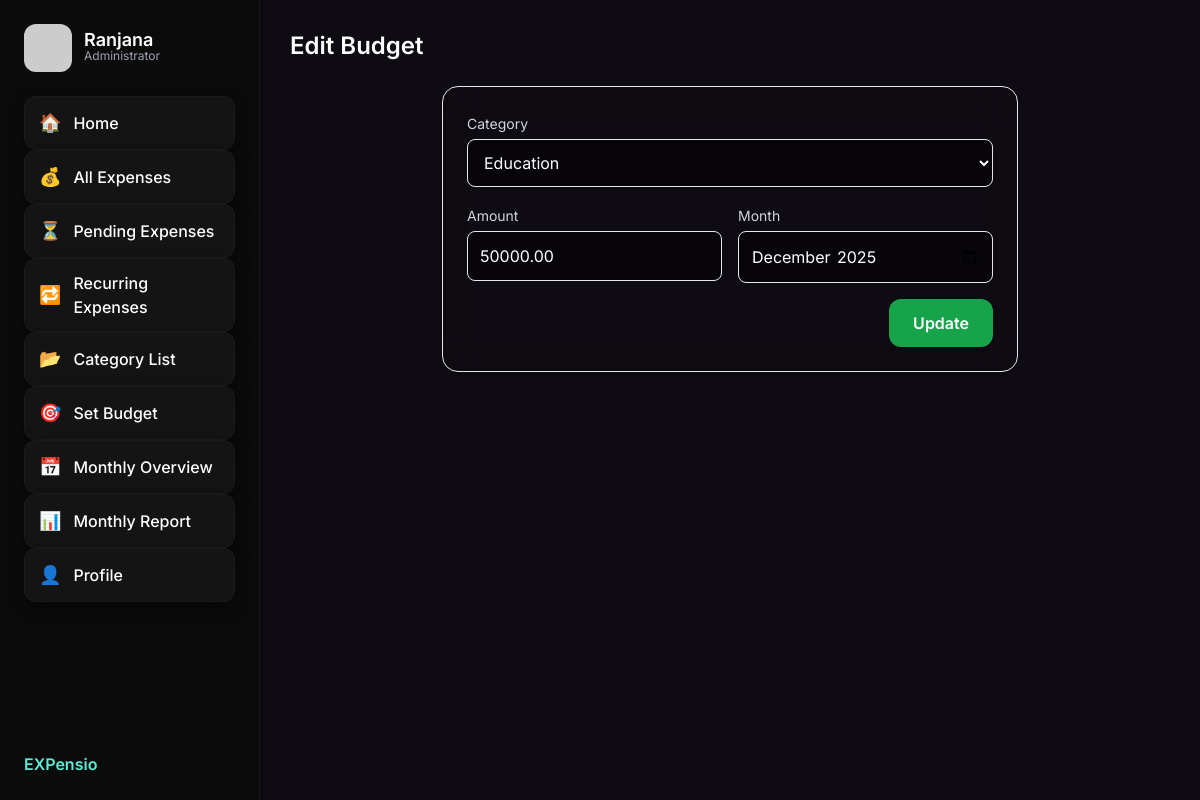
Screenshot of /budget/1/edit/ (signed in) with the database file from the repository.
### expenses/models.py (models this page shows, shortened)
class Budget(models.Model):
    user = models.ForeignKey(User, on_delete=models.CASCADE)
    category = models.ForeignKey(Category, on_delete=models.CASCADE)
    amount = models.DecimalField(max_digits=10, decimal_places=2)
    month = models.DateField()

class Category(models.Model):
    user = models.ForeignKey(User, on_delete=models.CASCADE)
    name = models.CharField(max_length=50)
    icon = models.CharField(max_length=50, blank=True)

### expenses/views.py (the view, shortened to what this page needs)
# urls.py: path("budget/<int:id>/edit/", views.budget_edit, name="budget_edit"),
@login_required
def budget_edit(request, id):
    budget = get_object_or_404(Budget, id=id, user=request.user)
    categories = Category.objects.filter(user=request.user)
    return render(request, "expenses/budget_form.html", {
        "categories": categories,
        "form_title": "Edit",
        "button_text": "Update",
        "budget": budget
    })

### expenses/templates/expenses/budget_form.html (shortened to what this page needs)
{% extends "expenses/base.html" %}
{% block content %}
<h1 class="text-white text-2xl font-semibold mb-6">{{ form_title }} Budget</h1>
<div class="max-w-xl mx-auto backdrop-blur-lg bg-white/3 border border-white/6 rounded-2xl p-6 shadow">
  <form method="post">
    <div class="grid grid-cols-1 gap-4">
      <div>
        <label class="text-gray-300 text-sm">Category</label>
        <select name="category" class="w-full mt-1 p-3 rounded-lg bg-black/50 border border-white/6 text-white">
          {% for c in categories %}
            <option value="{{ c.id }}" {% if budget and budget.category.id == c.id %}selected{% endif %}>{{ c.name }}</option>
          {% endfor %}
        </select>
      </div>
      <div class="grid grid-cols-2 gap-4">
        <div>
          <label class="text-gray-300 text-sm">Amount</label>
          <input name="amount" type="number" step="0.01" value="{{ budget.amount|default_if_none:'' }}" class="w-full mt-1 p-3 rounded-lg bg-black/50 border border-white/6 text-white"/>
        </div>
        <div>
          <label class="text-gray-300 text-sm">Month</label>
          <input name="month" type="month" value="{{ budget.month|date:'Y-m' }}" class="w-full mt-1 p-3 rounded-lg bg-black/50 border border-white/6 text-white"/>
        </div>
      </div>
      <div class="text-right">
        <button class="px-6 py-3 bg-green-600 rounded-xl text-white font-semibold">{{ button_text }}</button>
      </div>
    </div>
  </form>
</div>
{% endblock %}

### expenses/templates/expenses/base.html (shortened to what this page needs)
<!DOCTYPE html>
<html lang="en">
<head>
  <script src="https://cdn.tailwindcss.com"></script>
</head>
<body>
<div class="app">
  <aside class="sidebar" id="sidebar">
    <div class="flex items-center gap-3 mb-6">
      <img src="https://i.pravatar.cc/100?img=47" class="w-12 h-12 rounded-xl">
      <div class="side-text">
        <div class="text-white font-semibold text-lg leading-4">{{user.username}}</div>
        <div class="muted text-xs">Administrator</div>
      </div>
    </div>
<nav class="space-y-2">
  <a href="{% url 'dash' %}">
    <div class="sidebar-card">
      <span class="text-white text-lg">🏠</span>
      <span class="side-text text-white font-medium">Home</span>
    </div>
  </a>
  <a href="{% url 'expenses_list' %}">
    <div class="sidebar-card">
      <span class="text-white text-lg">💰</span>
      <span class="side-text text-white font-medium">All Expenses</span>
    </div>
  </a>
  <a href="{% url 'pending_expenses' %}">
    <div class="sidebar-card">
      <span class="text-white text-lg">⏳</span>
      <span class="side-text text-white font-medium">Pending Expenses</span>
    </div>
  </a>
  <a href="{% url 'recurring_list' %}">
    <div class="sidebar-card">
      <span class="text-white text-lg">🔁</span>
      <span class="side-text text-white font-medium">Recurring Expenses</span>
    </div>
  </a>
  <a href="{% url 'categories_list' %}">
    <div class="sidebar-card">
      <span class="text-white text-lg">📂</span>
      <span class="side-text text-white font-medium">Category List</span>
    </div>
  </a>
  <a href="{% url 'set_budget' %}">
    <div class="sidebar-card">
      <span class="text-white text-lg">🎯</span>
      <span class="side-text text-white font-medium">Set Budget</span>
    </div>
  </a>
  <a href="{% url 'monthly_overview' %}">
    <div class="sidebar-card">
      <span class="text-white text-lg">📅</span>
      <span class="side-text text-white font-medium">Monthly Overview</span>
    </div>
  </a>
  <a href="{% url 'monthly_report' %}">
    <div class="sidebar-card">
      <span class="text-white text-lg">📊</span>
      <span class="side-text text-white font-medium">Monthly Report</span>
    </div>
  </a>
  <a href="{% url 'profile' %}">
    <div class="sidebar-card">
      <span class="text-white text-lg">👤</span>
      <span class="side-text text-white font-medium">Profile</span>
    </div>
  </a>
</nav>
    <div class="absolute bottom-6 left-6 text-teal-300 font-semibold">
      EXPensio
    </div>
  </aside>
  <main class="content">
    {% block content %}
    {% endblock %}
  </main>
</div>
</body>
</html>

### expenses/templates/expenses/base.html (style rules this page uses)
body { margin:0; font-family: "Inter", sans-serif; background:#0f0b12; height:100vh; overflow:hidden; }
.app { display:flex; height:100vh; width:100vw; }
.sidebar { width: 260px; background: #0B0B0B; padding: 24px; border-right: 1px solid rgba(255,255,255,0.05); overflow-y:auto; transition:0.25s; }
.sidebar-card { background:#141414; padding:12px 14px; border-radius:12px; box-shadow: 0 6px 18px rgba(0,0,0,0.45); border:1px solid rgba(255,255,255,0.03); display:flex; align-items:center; gap:12px; cursor:pointer; transition:0.2s; }
.content { flex:1; overflow-y:auto; padding:30px; }
.muted { color:#9CA3AF; }

### rows the page displays
Budget: category "Education", amount "50000.00", month "2025-12"

### other values shown
{{ user.username }} "Ranjana"
{{ button_text }} "Update"
